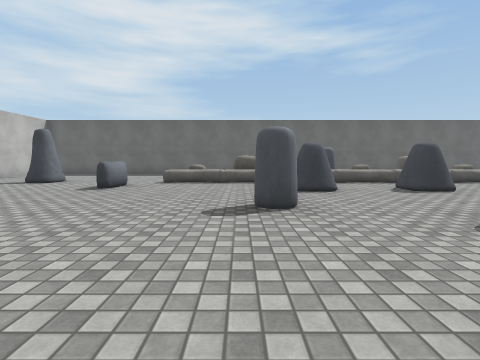
View 1 (above)

18 first-person views from a walk through a Unity game level. The camera is 1.2 m above the floor, tilts 4° down and sees 85° across. The floor is counted in squares, 2 m on a side. Each view is taken from the middle of a square. On the plan, view 1 faces up. The plan holds only what a view shows up to about 9 squares ahead; the rest is blank. The player character is not drawn. Surface patterns are stand-ins for the level's own textures.

View 2
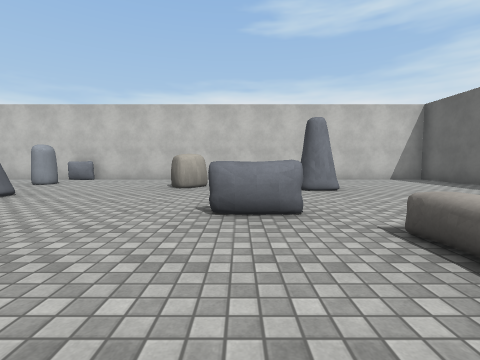

View 3
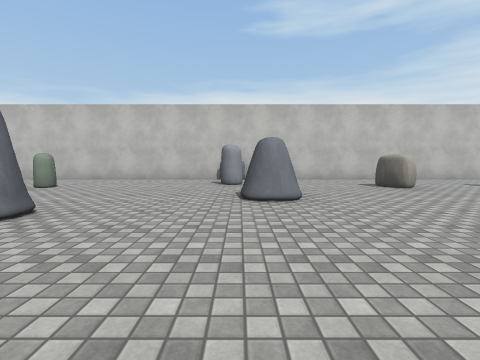

View 4
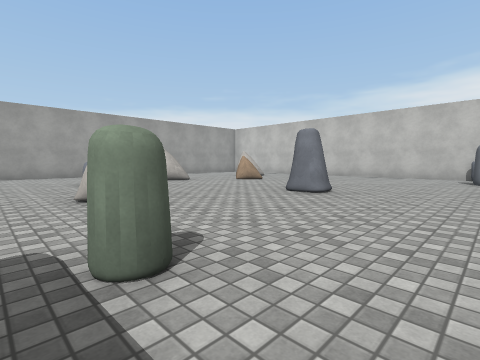

View 5
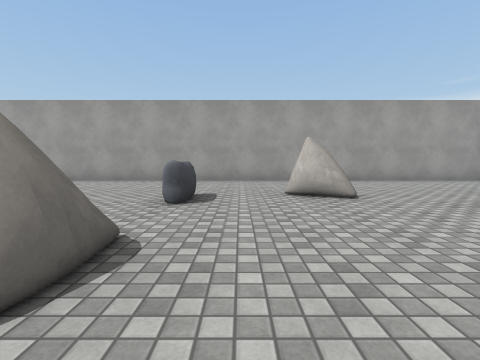

View 6
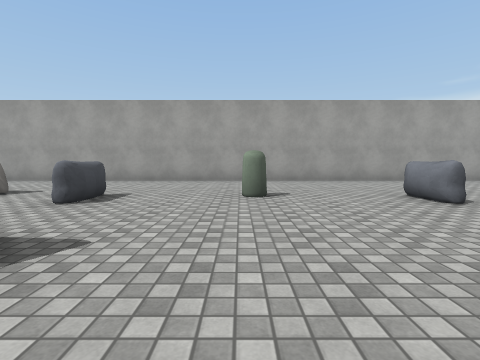

View 7
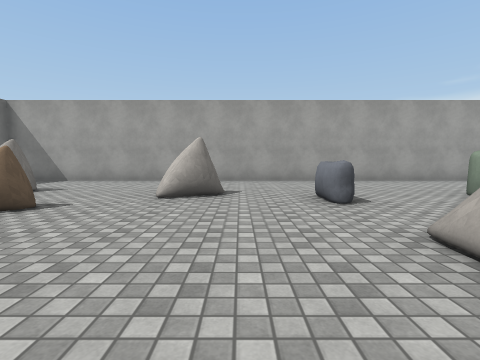

View 8
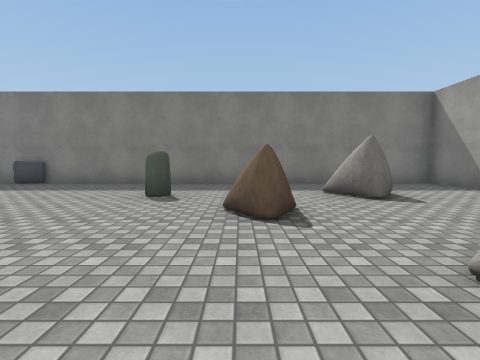

View 9
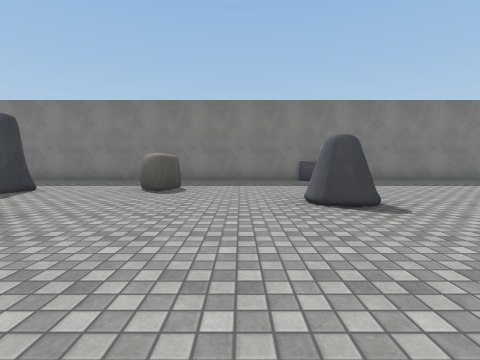

View 10
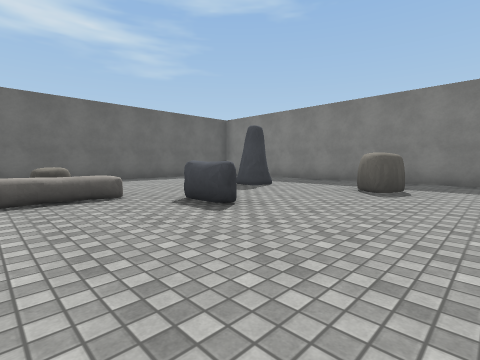

View 11
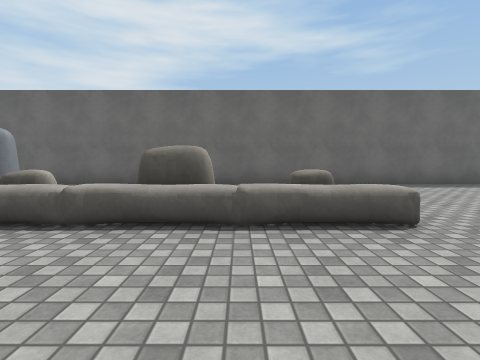

View 12
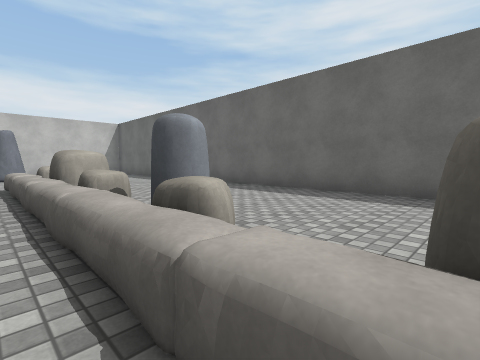

View 13
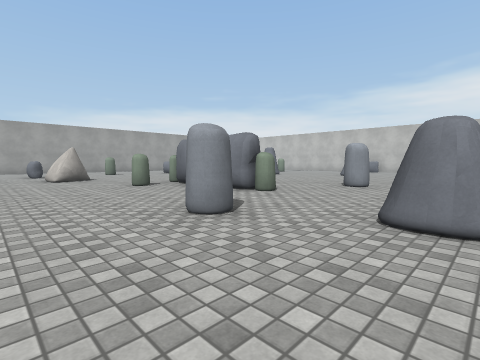

View 14
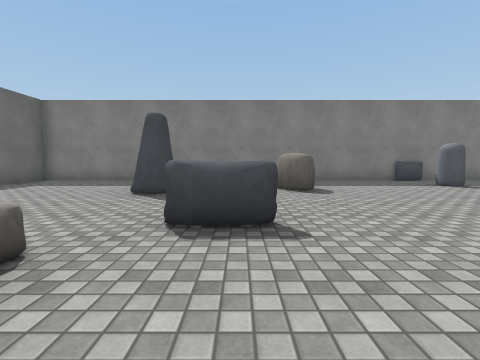

View 15
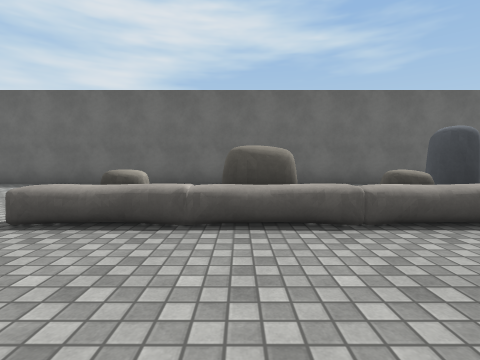

View 16
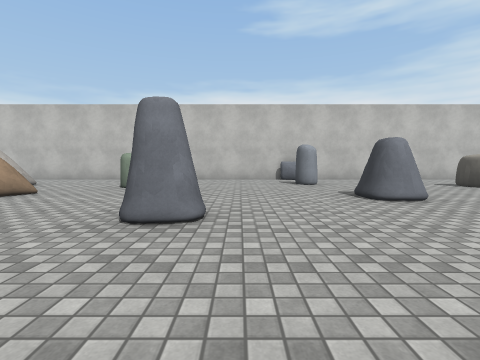

View 17
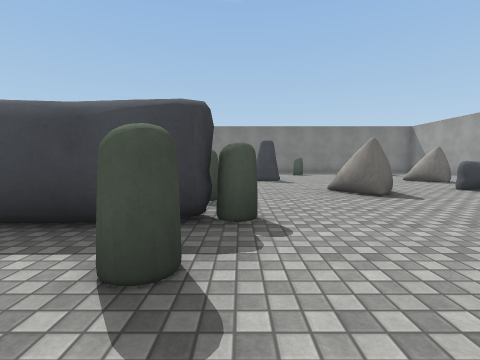

View 18
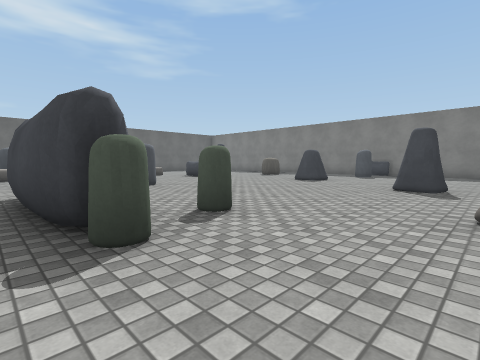

### Floor plan
Key: @ floor where view 1 was taken; # wall or solid block; . main floor; : floor 0.25 m higher than the main floor; ^ raised ledge; C cake; O other object.
Columns run from 9 left of view 1 to 15 right of it. Each row starts with its distance up from view 1.
 12 #########################
 11 #......  .....    ......#
 10 #........  ....   ......#
  9 #..............  .......#
  8 #..#...#CCCC#CCCC...#...#
  7 #.......................#
  6 #.....#......#...#......#
  5 #..C.................C..#
  4 #.......................#
  3 #........#....#.........#
  2 #...........#...........#
  1 #.#..#......#......:.#..#
  0 #........@O.##..........#
 -1 #...........##..........#
 -2 #.....#..........#......#
 -3 #........#....#.........#
 -4 #........:...........#..#
 -5 #...#..............#....#
 -6 #........^....#.........#
 -7 #..#...#....#....#...#..#
 -8 # ....................  #
 -9 # ......................#
-10 #.......................#
-11 #########################

Positions as (right, up) in squares from view 1, and headings:
1: (0, 0), facing up
2: (0, 6), facing left
3: (0, 1), facing left
4: (2, 1), facing down-left
5: (-1, -2), facing down
6: (3, -2), facing down
7: (7, -2), facing down
8: (7, -5), facing right
9: (6, 3), facing right
10: (6, 3), facing up-right
11: (6, 5), facing up
12: (5, 7), facing up-left
13: (7, 6), facing down-left
14: (6, 6), facing right
15: (0, 5), facing up
16: (0, -1), facing left
17: (0, -1), facing right
18: (2, -3), facing up-right
